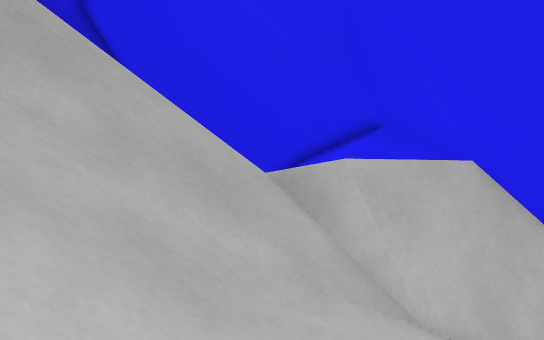
View 1 (above)

12 first-person views from a walk through a 3-D level made in the Godot game engine. The camera is 1.3 m above the floor, tilts 8° down and sees 70° across. The floor is counted in squares, 0.5 m on a side. Each view is taken from the middle of a square. On the plan, view 1 faces up. The plan holds only what a view shows up to about 20 squares ahead; the rest is blank. The place goes on beyond the plan.

View 2
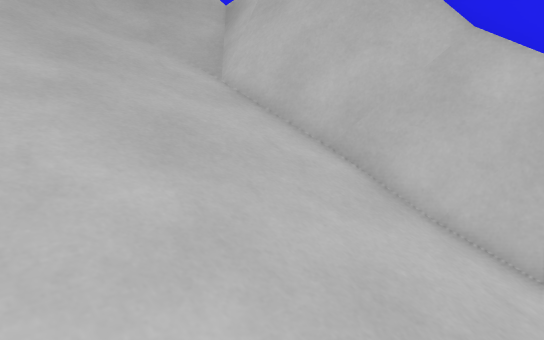

View 3
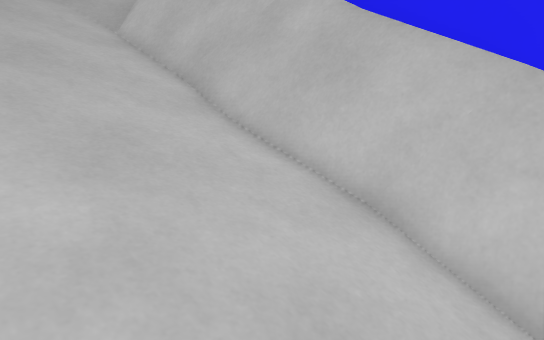

View 4
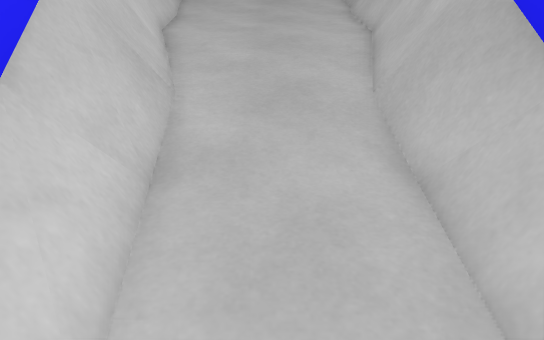

View 5
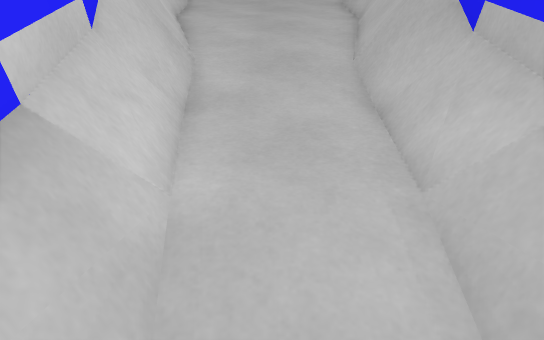

View 6
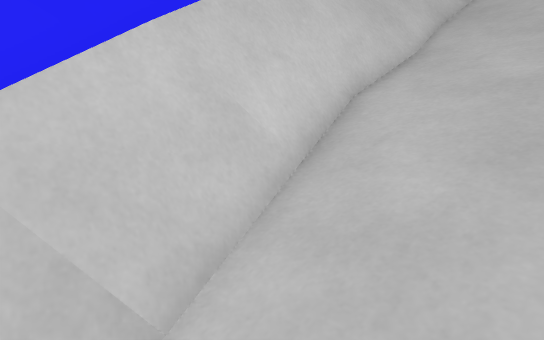

View 7
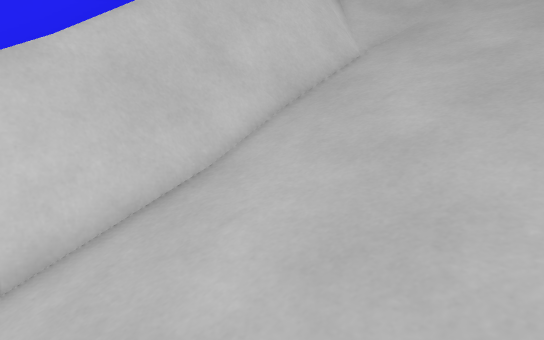

View 8
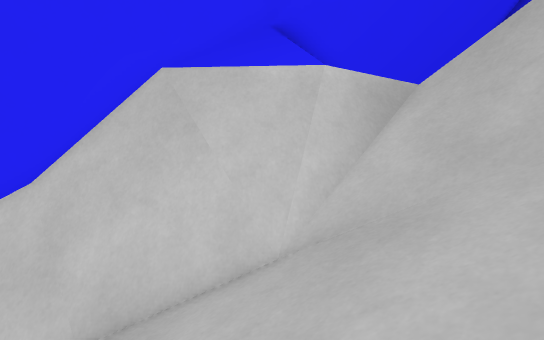

View 9
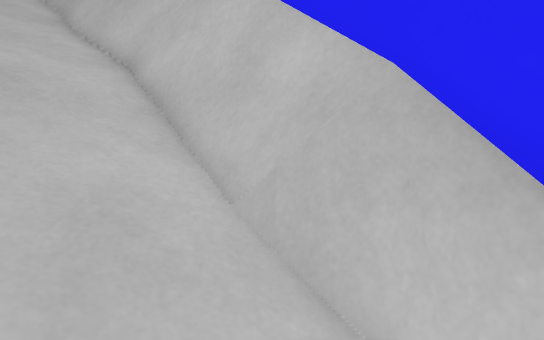

View 10
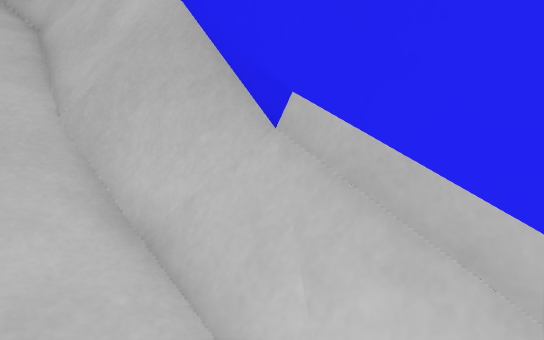

View 11
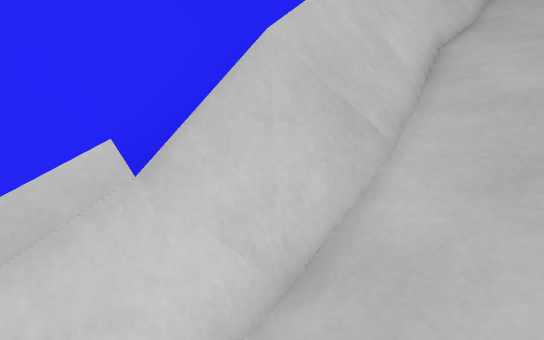

View 12
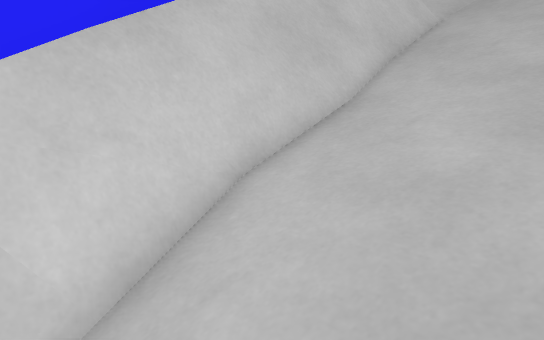

### Floor plan
Key: @ floor where view 1 was taken; # wall or solid block; . main floor; - floor 0.25 m lower than the main floor; : floor 0.5 m higher than the main floor; + floor 1.25 m higher than the main floor; * floor 2 m higher than the main floor; % floor 2.75 m higher than the main floor; & floor 3.75 m higher than the main floor; / step, stairs or slope; = window, fence, low wall or low ledge; ^ raised ledge.
Columns run from 6 left of view 1 to 28 right of it. Each row starts with its distance up from view 1.
 13  #######
 12      / ####
 11  //////==###
 10 /////////=##########
  9 //////////========^#######
  8 ///////////////%/ ##/#==^## #####
  7  /////////////////////+/######/==
  6   //////////////////////////:.//-
  5   //////////////////////////:./// /
  4    /////////////////////////:.//#
  3    ///////////////////+/#====####
  2       /////////////*##==^#####
  1       /////&//###====#####
  0      /@//#=====^#######
 -1     ////#=########
 -2     ///#=#
 -3     ///##
 -4        #

Positions as (right, up) in squares from view 1, and headings:
1: (0, 0), facing up
2: (12, 2), facing up-left
3: (16, 3), facing up-left
4: (26, 5), facing left
5: (28, 5), facing left
6: (20, 6), facing down-left
7: (14, 7), facing down-left
8: (4, 7), facing down
9: (22, 4), facing up-left
10: (25, 5), facing up-left
11: (24, 6), facing down-left
12: (17, 6), facing down-left
